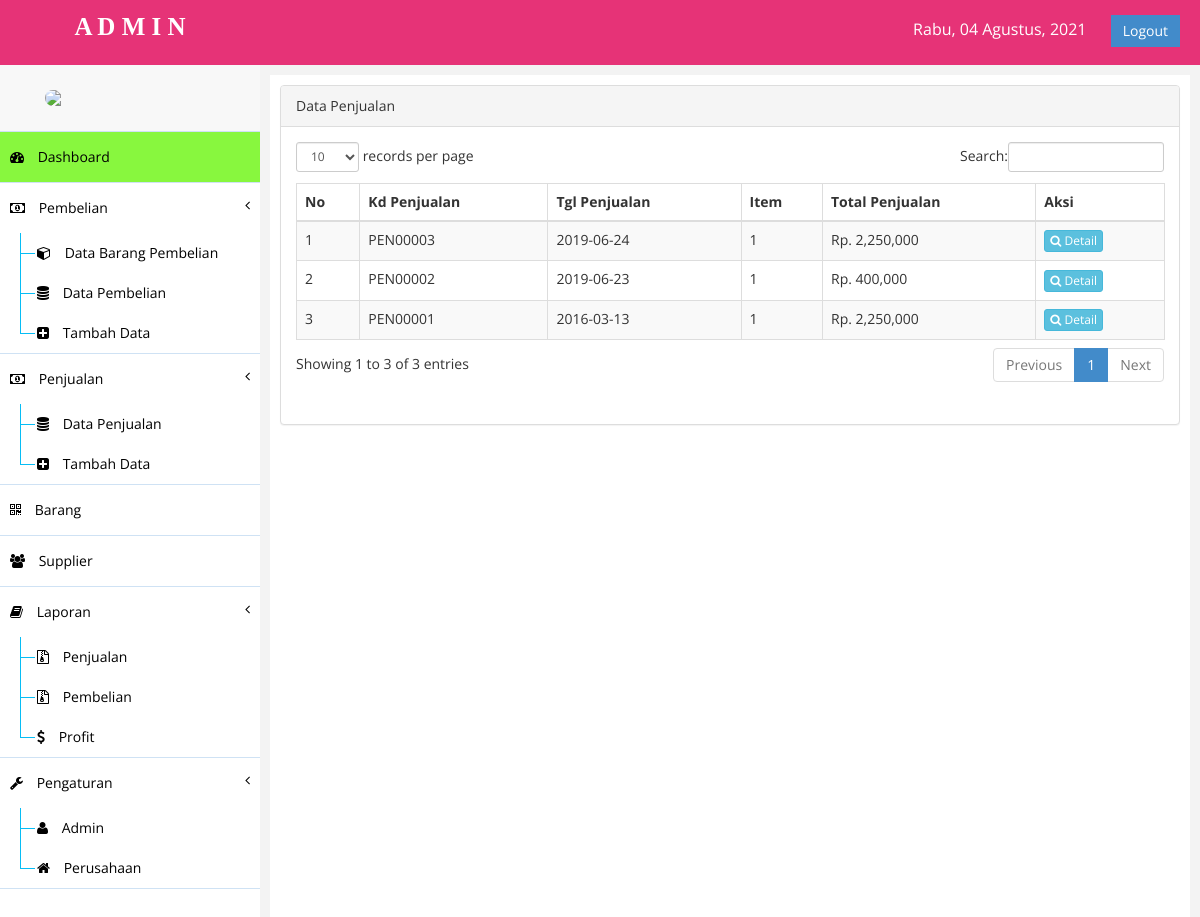
/index.php?page=penjualan (signed in), run on the app's committed database.
### tables this page shows
CREATE TABLE `penjualan` (
  `kd_penjualan` char(8) NOT NULL,
  `tgl_penjualan` date NOT NULL,
  `kd_admin` int(6) NOT NULL,
  `dibayar` double NOT NULL,
  `total_penjualan` double NOT NULL
);

### class/class.php (called while the page is built, shortened)
<?php
	class Penjualan extends Barang {
		public function tampil_penjualan(){
			$qry = mysql_query("SELECT * FROM penjualan ORDER BY kd_penjualan DESC");
			while ($pecah = mysql_fetch_array($qry)) {
				$data[]=$pecah;
			}
			$hitung = mysql_num_rows($qry);
			if ($hitung > 0) {
				return $data;
			}
			else{
				error_reporting(0);
			}
		}
		public function hitung_item_penjualan($kdpenjualan){
			$qry = mysql_query("SELECT count(*) as jumlah FROM d_penjualan WHERE kd_penjualan = '$kdpenjualan'");
			$pecah = mysql_fetch_array($qry);
			return $pecah;
		}
	}
	$penjualan = new Penjualan();
?>

### penjualan.php (the view)
<div class="row">
    <div class="col-md-12">
        <div class="panel panel-default">
            <div class="panel-heading">
                Data Penjualan
            </div>
            <div class="panel-body">
                <div class="table">
                    <table class="table table-striped table-bordered table-hover" id="tabelku">
                        <thead>
                            <tr>
                                <th>No</th>
                                <th>Kd Penjualan</th>
                                <th>Tgl Penjualan</th>
                                <th>Item</th>
                                <th>Total Penjualan</th>
                                <th>Aksi</th>
                            </tr>
                        </thead>
                        <tbody>
                            <?php
                                $pen = $penjualan->tampil_penjualan();
                                foreach ($pen as $index => $data) {
                                    $jumlahb = $penjualan->hitung_item_penjualan($data['kd_penjualan']);
                            ?>
                            <tr class="odd gradeX">
                                <td><?php echo $index + 1; ?></td>
                                <td><?php echo $data['kd_penjualan']; ?></td>
                                <td><?php echo $data['tgl_penjualan']; ?></td>
                                <td><?php echo $jumlahb['jumlah']; ?></td>
                                <td>Rp. <?php echo number_format($data['total_penjualan']); ?></td>
                                <td>
                                    <a href="nota/cetakdetailpenjualan.php?kdpenjualan=<?php echo $data['kd_penjualan']; ?>" target="_BLANK" class="btn btn-info btn-xs"><i class="fa fa-search"></i> Detail</a>
                                </td>
                            </tr>
                            <?php } ?>
                        </tbody>
                    </table>
                </div>
            </div>
        </div>
    </div>
</div>

### assets/css/ahay.css (style rules this page uses)
body { font-family: "Open Sans", sans-serif; }

### data on the page
penjualan: kd_penjualan "PEN00003", tgl_penjualan "2019-06-24", jumlah "1", total_penjualan "2,250,000"
penjualan: kd_penjualan "PEN00002", tgl_penjualan "2019-06-23", jumlah "1", total_penjualan "400,000"
penjualan: kd_penjualan "PEN00001", tgl_penjualan "2016-03-13", jumlah "1", total_penjualan "2,250,000"
